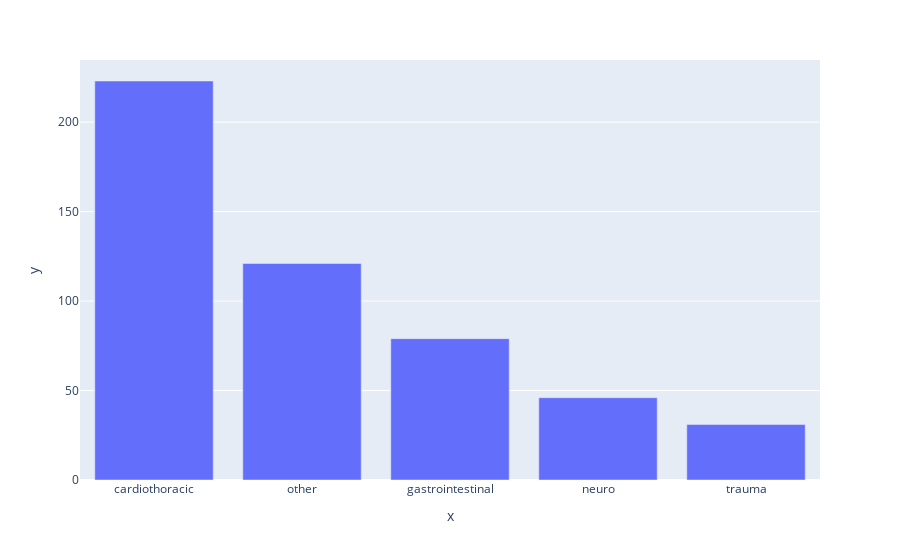

Notebook code cell kept with this figure:
### Code cell
px.bar(x=seri.index, y=seri.values)

### Figure 1 — Plotly figure (JSON) as saved in the notebook; plotly's stock layout.template omitted (floating-point values rounded to 4 significant figures)
{"data": [{"alignmentgroup": "True", "hovertemplate": "x=%{x}<br>y=%{y}<extra></extra>", "legendgroup": "", "marker": {"color": "#636efa", "pattern": {"shape": ""}}, "name": "", "offsetgroup": "", "orientation": "v", "showlegend": false, "textposition": "auto", "type": "bar", "x": ["cardiothoracic", "other", "gastrointestinal", "neuro", "trauma"], "xaxis": "x", "y": [223, 121, 79, 46, 31], "yaxis": "y"}], "layout": {"barmode": "relative", "legend": {"tracegroupgap": 0}, "margin": {"t": 60}, "xaxis": {"anchor": "y", "domain": [0, 1], "title": {"text": "x"}}, "yaxis": {"anchor": "x", "domain": [0, 1], "title": {"text": "y"}}}}
